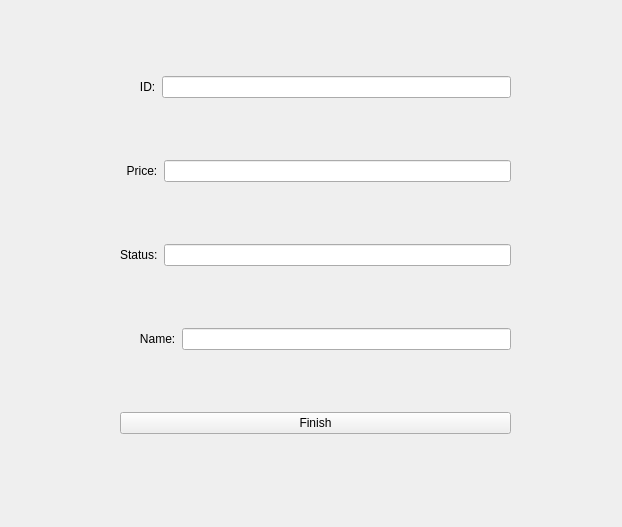
<?xml version="1.0" encoding="UTF-8"?>
<ui version="4.0">
 <class>add_staff</class>
 <widget class="QWidget" name="add_staff">
  <property name="geometry">
   <rect>
    <x>0</x>
    <y>0</y>
    <width>622</width>
    <height>527</height>
   </rect>
  </property>
  <property name="windowTitle">
   <string>Form</string>
  </property>
  <widget class="QWidget" name="verticalLayoutWidget">
   <property name="geometry">
    <rect>
     <x>120</x>
     <y>20</y>
     <width>391</width>
     <height>471</height>
    </rect>
   </property>
   <layout class="QVBoxLayout" name="verticalLayout">
    <item>
     <layout class="QHBoxLayout" name="horizontalLayout_6">
      <item>
       <widget class="QLabel" name="label_2">
        <property name="text">
         <string>      ID:</string>
        </property>
       </widget>
      </item>
      <item>
       <widget class="QLineEdit" name="idline"/>
      </item>
     </layout>
    </item>
    <item>
     <layout class="QHBoxLayout" name="horizontalLayout_8">
      <item>
       <widget class="QLabel" name="label_4">
        <property name="text">
         <string>  Price:</string>
        </property>
       </widget>
      </item>
      <item>
       <widget class="QLineEdit" name="priceline"/>
      </item>
     </layout>
    </item>
    <item>
     <layout class="QHBoxLayout" name="horizontalLayout_7">
      <item>
       <widget class="QLabel" name="label_3">
        <property name="text">
         <string>Status:</string>
        </property>
       </widget>
      </item>
      <item>
       <widget class="QLineEdit" name="statusline"/>
      </item>
     </layout>
    </item>
    <item>
     <layout class="QHBoxLayout" name="horizontalLayout_5">
      <item>
       <widget class="QLabel" name="label">
        <property name="text">
         <string>      Name:</string>
        </property>
       </widget>
      </item>
      <item>
       <widget class="QLineEdit" name="nameline"/>
      </item>
     </layout>
    </item>
    <item>
     <widget class="QPushButton" name="finishbtn">
      <property name="text">
       <string>Finish</string>
      </property>
     </widget>
    </item>
   </layout>
  </widget>
 </widget>
 <resources/>
 <connections/>
</ui>
